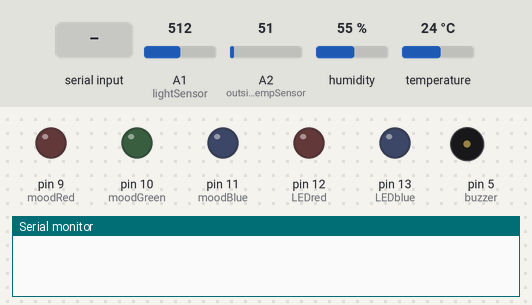
The sketch below on a simulated Arduino Uno, built with avr-gcc and run on an emulated ATmega328P. Shown: output pins drawn as LEDs (lit = HIGH), buzzer (waves = sounding, pin HIGH), the last lines printed to the serial monitor. The inputs (shaded band) are chosen by the test bench; at power-on: A1 (lightSensor) = 512, A2 (outsideTempSensor) = 51, humidity 55 %, temperature 24 °C.

Above: at 1.2 s.
1.3 s: A1 (lightSensor) set to 484
At 13.1 s:
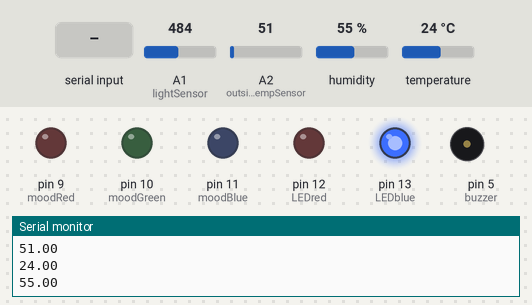
13.6 s: "100\n" received over Serial
At 14.7 s:
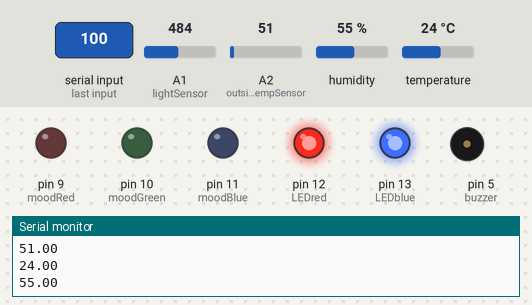
15.1 s: "102\n" received over Serial
At 15.9 s:
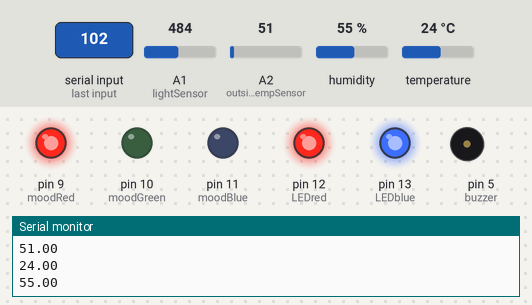
16.6 s: A1 (lightSensor) set to 510
At 28.2 s:
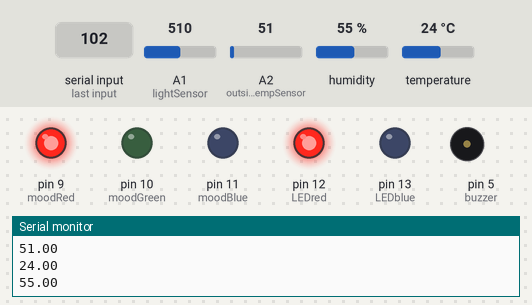
28.8 s: "101\n" received over Serial
At 39.7 s:
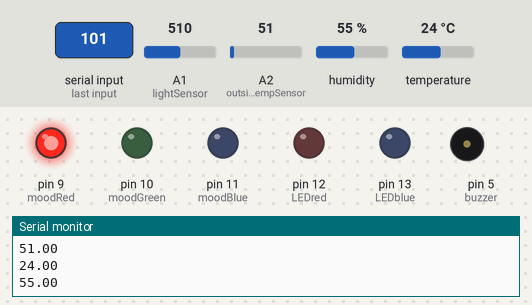
40.0 s: "103\n" received over Serial
At 49.8 s:
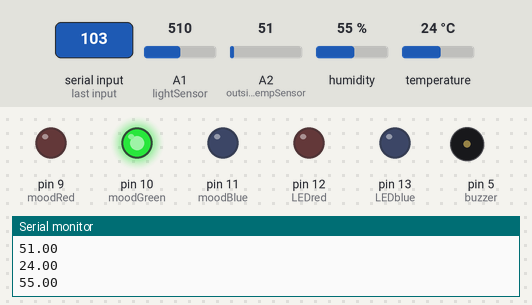
Timing chart, 0 to 51.2 s (numbered marks = the images above; inputs shaded):
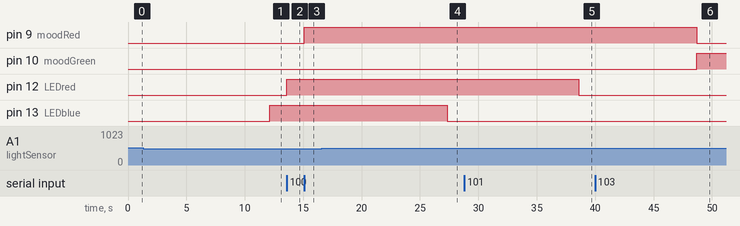

Measured:
- the behaviour switches between 501 and 500 on A1 (lightSensor) (found by bisection; images 0 and 1)
- after the input at 1.3 s, pin 13 (LEDblue): LOW → HIGH after 10.8 s
- after the input at 13.6 s, pin 12 (LEDred): LOW → HIGH at once
- after the input at 15.1 s, pin 9 (moodRed): LOW → HIGH at once
- after the input at 16.6 s, pin 13 (LEDblue): HIGH → LOW after 10.7 s
- after the input at 28.8 s, pin 12 (LEDred): HIGH → LOW after 9.8 s
- after the input at 40.0 s, pin 9 (moodRed): HIGH → LOW after 8.7 s; pin 10 (moodGreen): LOW → HIGH after 8.7 s

The sketch:

AT2_Sketch.ino
```cpp
/*
 *  Kyer Potts
 *  30003389
 */
#include "DHT.h"//include required file to control the temp/humidity sensor. Files avalable for download at:
//https://github.com/adafruit/Adafruit_Sensor and https://github.com/adafruit/DHT-sensor-library


//Inititalise Pins
int lightSensor = A1; //A1 light sensor pin
const int outsideTempSensor = A2; //A2 temperature sensor pin
int DHT11Pin = 4;//D4 DHT11 humidity and temperature sensor pin
DHT dht (DHT11Pin, DHT11);
int lightData = 0;//Stores data from light sensor
int LEDred = 12;//D12 Red LED pin
int LEDblue = 13;//D13 Blue LED pin
int moodRed = 9;//D9 Red mood light pin
int moodGreen = 10;//D10 Green mood light pin
int moodBlue = 11;//D11 Blue mood light pin
int buzzer = 5;//D5 buzzer pin

//Declare and initialise program variables
float outsideTemp = 0;//Stores temperature from A2 temperature sensor
float insideTemp = 0;//Stores temperature from D4 temperature sensor
float insideHumidity = 0;//Stores humidity from D4 humidity sensor

void setup() {
  Serial.begin(9600);//Begins serial monitor with Baud rate - 9600
  pinMode(outsideTempSensor, INPUT);//setup A2 as input pin
  dht.begin();
  pinMode(LEDred, OUTPUT);//setup D12 as output pin
  pinMode(LEDblue, OUTPUT);//setup D13 as output pin
  pinMode(moodRed, OUTPUT);//setup D9 as output pin
  pinMode(moodGreen, OUTPUT);//setup D10 as output pin
  pinMode(moodBlue, OUTPUT);//setup D11 as output pin
  pinMode(buzzer, OUTPUT);//setup D5 as output pin
}

void loop() {
  //Switch case control
  int serialData = Serial.parseInt();//Visual studio data link. Must pass through integer values.
  switch(serialData) {
    case 100: //if serialData feed presents '100'
      digitalWrite(LEDred, HIGH);//Turn on Red LED
      break;
    case 101://if serialData feed presents '101'
      digitalWrite(LEDred, LOW);//Turn off Red LED
      break;
    case 102://if serialData feed presents '102'
      digitalWrite(moodRed, HIGH);//Turn on red mood light
      digitalWrite(moodGreen, LOW); //Turn off green mood light
      digitalWrite(moodBlue, LOW); //Turn off blue mood light
      break;
    case 103://if serialData feed presents '103'
      digitalWrite(moodRed, LOW);//Turn off red mood light
      digitalWrite(moodGreen, HIGH); //Turn on green mood light
      digitalWrite(moodBlue, LOW); //Turn off blue mood
      break;
    case 104://if serialData feed presents '104'
      digitalWrite(moodRed, LOW);//Turn off red mood light
      digitalWrite(moodGreen, LOW); //Turn off green mood light
      digitalWrite(moodBlue, HIGH); //Turn on blue mood
      break;
    case 105://if serialData feed presents '105'
      digitalWrite(moodRed, LOW);//Turn off red mood light
      digitalWrite(moodGreen, LOW); //Turn off green mood light
      digitalWrite(moodBlue, LOW); //Turn off blue mood
      break;
    case 106://if serialData feed presents '105'
      tone(buzzer, 1000, 500);//Initiates buzzing sound when VS program determines max temp exceeded
      break;
  }

  //Light sense control for blue LED
  lightData = analogRead(lightSensor);
  if(lightData > 500){
    delay(10000);//10 second delay
    digitalWrite(LEDblue, LOW);//Turns off blue light if light readings exceed 500
  } else {
    digitalWrite(LEDblue, HIGH);//Turns on blue light if light readings below 500
  }


  //Temperature and humidity readings
  outsideTemp = analogRead(outsideTempSensor);//Read temperature from A2 pin
  insideTemp = dht.readTemperature();//Read inside temperature from D4 pin
  insideHumidity = dht.readHumidity();//Read inside humidity from D4 pin

  //Prints readings to be read by VS program
  Serial.println(outsideTemp);//Print the outside temp to be read by VS interface
  Serial.println(insideTemp);//Print the inside temp to be read by VS interface
  Serial.println(insideHumidity);//Print the inside humidity value to be read by VS interface

  delay(100);//Delay all input/output by 10th of a second
}
```
